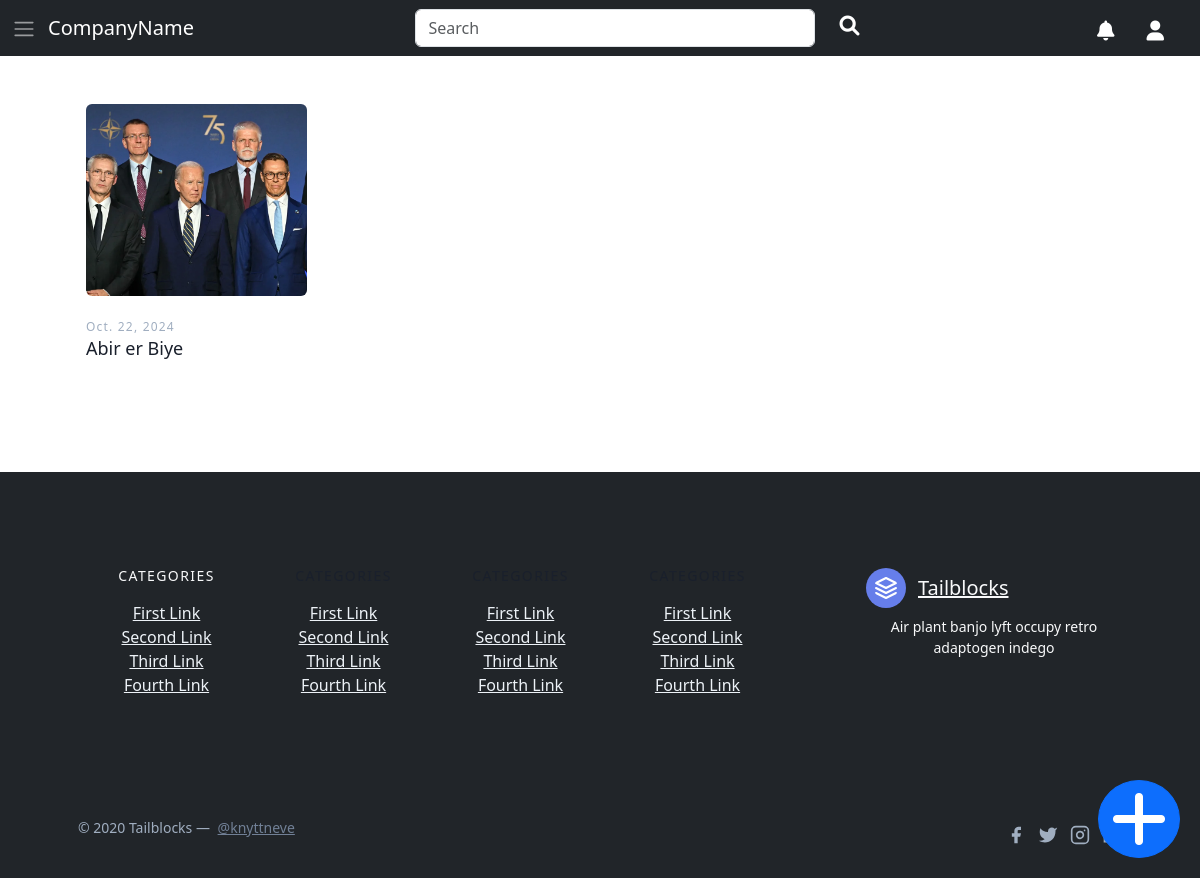
The app's page /myEvents (signed in), older data.
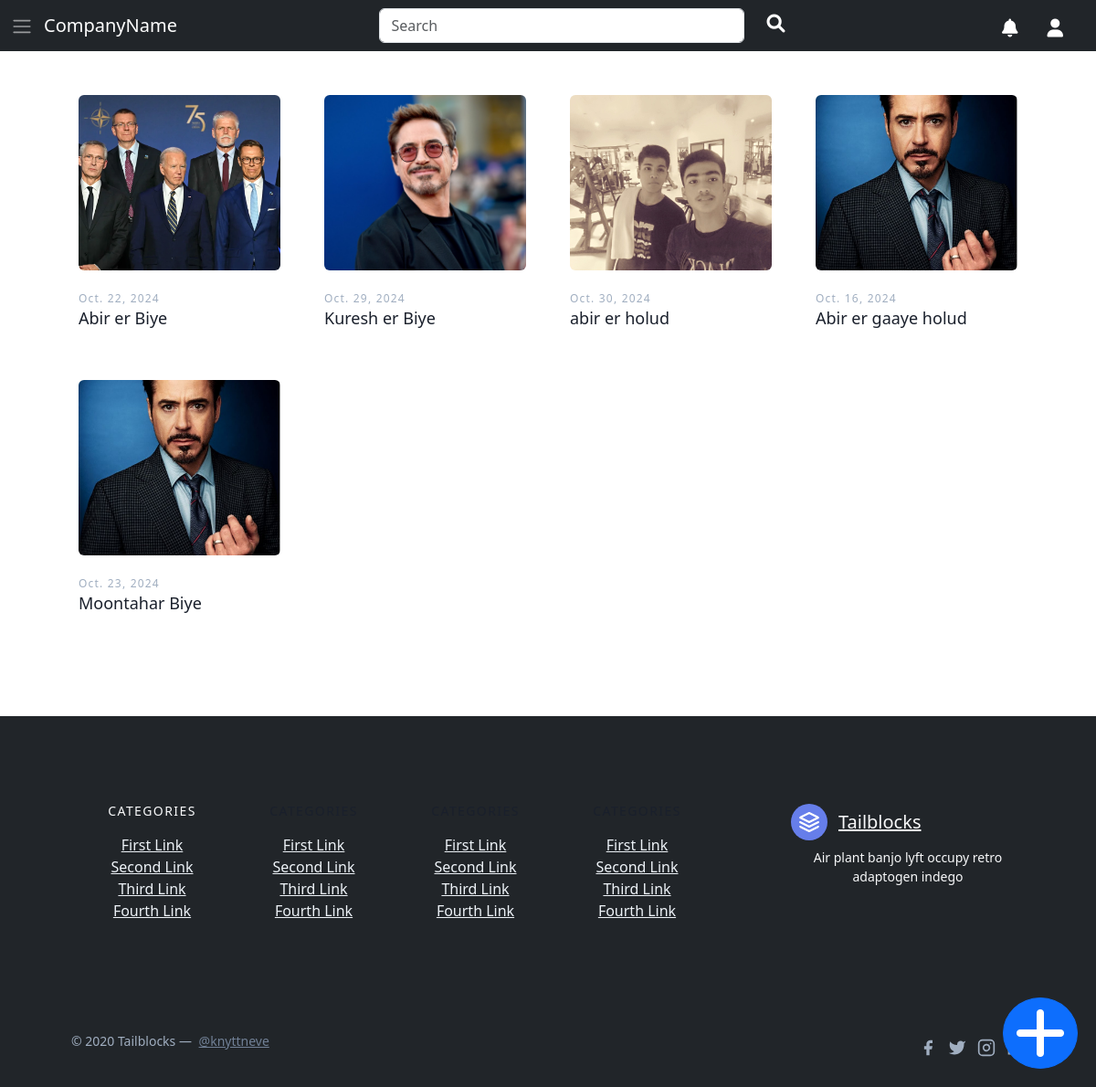
The same page, newer data.
### home/models.py (models this page shows, shortened)
class PicsRelation(models.Model):
    event = models.ForeignKey(Event, related_name='pictures', default="", on_delete=models.CASCADE)  # Link multiple images to one event
    image = models.ImageField(upload_to='images/eventPictures', default="")
    date = models.DateTimeField(auto_now_add=True)

class Event(models.Model):
    name = models.CharField(max_length=1000, default="")
    description = models.CharField(max_length=1000, default="")
    host = models.ForeignKey(settings.AUTH_USER_MODEL, on_delete=models.CASCADE, related_name='hosted_events', default="")
    guest = models.ManyToManyField(settings.AUTH_USER_MODEL, related_name='guest_events')
    event_date = models.DateField()

### home/views.py (the view)
# urls.py: path('myEvents', views.myEvents, name='events'),
def myEvents(request):
    if request.user.is_authenticated:
        users = User.objects.all()  # Removed the instantiation
        events = Event.objects.filter(host=request.user)
        arrPics = []
        for event in events:
            try:
                arrPics.append(PicsRelation.objects.filter(event=event)[0])
            except:
                pass
        return render(request, 'events.html', {'events': events, 'users': users, 'pics':arrPics})
    else:
        return redirect("/")

### home/templates/events.html (shortened to what this page needs)
{%  extends 'layout.html' %}
{% block body %}
<section class="text-gray-600 body-font">
    <div class="container px-5 py-24 mx-auto">
      <div class="flex flex-wrap -m-4">
        {% for event in events %}
        <div class="lg:w-1/4 md:w-1/2 p-4 w-full">
          <a class="block relative h-48 rounded overflow-hidden" href="/myEvents/{{event.id}}">
            {% with pic_found=False %}
            {% for pic in pics %}
              {% if pic.event == event %}
              <img alt="ecommerce" class="object-cover object-center w-full h-full block" src="/media/{{pic.image}}">
              {% endif %}
            {% endfor %}
            {% endwith %}
          </a>
          <div class="mt-4">
            <h3 class="text-gray-500 text-xs tracking-widest title-font mb-1">{{event.event_date}}</h3>
            <a class="text-decoration-none" href="/myEvents/{{event.id}}"><h2 class="text-gray-900 title-font text-lg font-medium">{{event.name}}</h2></a>
          </div>
        </div>
        {% endfor %}
      </div>
    </div>
  </section>
{% endblock %}

### accounts/templates/layout.html (shortened to what this page needs)
<!DOCTYPE html>
<html lang="en">
<head>
  <link href="https://unpkg.com/tailwindcss@^1.0/dist/tailwind.min.css" rel="stylesheet" />
  <link href="https://cdn.jsdelivr.net/npm/bootstrap@5.3.3/dist/css/bootstrap.min.css" rel="stylesheet"
>
<link rel="stylesheet" href="https://cdnjs.cloudflare.com/ajax/libs/font-awesome/6.0.0-beta3/css/all.min.css">
<link href="https://cdn.jsdelivr.net/npm/dropzone@5.9.2/dist/dropzone.css" rel="stylesheet" />
</head>
<body>
  <nav class="navbar navbar-expand-lg navbar-dark bg-dark fixed-top">
    <div class="container-fluid">
      <button class="" type="button" onclick="openNav()">
        <span class="navbar-toggler-icon"></span>
      </button>
      <a class="navbar-brand ml-3" href="#">CompanyName</a>
      <div class="collapse navbar-collapse" id="navbarSupportedContent">
        <form class="me-auto d-flex mx-auto mb-2 mb-lg-0" role="search">
          <input class="form-control me-2" type="search" placeholder="Search" aria-label="Search" style="width: 400px;">
          <a  class="mx-3 text-white" aria-current="page" ><i class="fas fa-lg fa-search mt-3"></i></a>
        </form>
        <ul class="navbar-nav me-2 d-flex">
          <li class="nav-item">
            <a class="mx-3 text-white" aria-current="page"><i class="fas fa-lg fa-bell mt-3"></i></a>
          </li>
          <li class="nav-item">
            <a  class="mx-3 text-white" aria-current="page" ><i class="fas fa-lg fa-user mt-3"></i></a>
          </li>
        </ul>
      </div>
    </div>
  </nav>
  {% block body %} {% endblock %}
  <button href="#" class="btn btn-primary sticky-btn"  data-bs-toggle="modal" data-bs-target="#createEventModal"><i class="fas fa-4x fa-plus"></i></button>
  <footer class="text-gray-600 bg-dark body-font">
    <div
      class="container px-5 py-24 mx-auto flex md:items-center lg:items-start md:flex-row md:flex-nowrap flex-wrap flex-col">
      <div class="w-64 flex-shrink-0 md:mx-0 mx-auto text-center md:text-left md:mt-0 mt-10">
        <a class="flex title-font font-medium items-center md:justify-start justify-center  text-light">
          <svg xmlns="http://www.w3.org/2000/svg" fill="none" stroke="currentColor" stroke-linecap="round"
            stroke-linejoin="round" stroke-width="2" class="w-10 h-10 text-white p-2 bg-indigo-500 rounded-full"
            viewBox="0 0 24 24">
            <path d="M12 2L2 7l10 5 10-5-10-5zM2 17l10 5 10-5M2 12l10 5 10-5"></path>
          </svg>
          <span class="ml-3 text-xl">Tailblocks</span>
        </a>
        <p class="mt-2 text-sm  text-light">Air plant banjo lyft occupy retro adaptogen indego</p>
      </div>
      <div class="flex-grow flex flex-wrap md:pr-20 -mb-10 md:text-left text-center order-first">
        <div class="lg:w-1/4 md:w-1/2 w-full px-4">
          <h2 class="title-font font-medium  text-light tracking-widest text-sm mb-3">CATEGORIES</h2>
          <nav class="list-none mb-10">
            <li>
              <a class="text-gray-200 hover:text-gray-100">First Link</a>
            </li>
            <li>
              <a class="text-gray-200 hover:text-gray-100">Second Link</a>
            </li>
            <li>
              <a class="text-gray-200 hover:text-gray-100">Third Link</a>
            </li>
            <li>
              <a class="text-gray-200 hover:text-gray-100">Fourth Link</a>
            </li>
          </nav>
        </div>
        <div class="lg:w-1/4 md:w-1/2 w-full px-4">
          <h2 class="title-font font-medium text-gray-900 tracking-widest text-sm mb-3">CATEGORIES</h2>
          <nav class="list-none mb-10">
            <li>
              <a class="text-gray-200 hover:text-gray-100">First Link</a>
            </li>
            <li>
              <a class="text-gray-200 hover:text-gray-100">Second Link</a>
            </li>
            <li>
              <a class="text-gray-200 hover:text-gray-100">Third Link</a>
            </li>
            <li>
              <a class="text-gray-200 hover:text-gray-100">Fourth Link</a>
            </li>
          </nav>
        </div>
        <div class="lg:w-1/4 md:w-1/2 w-full px-4">
          <h2 class="title-font font-medium text-gray-900 tracking-widest text-sm mb-3">CATEGORIES</h2>
          <nav class="list-none mb-10">
            <li>
              <a class="text-gray-200 hover:text-gray-100">First Link</a>
            </li>
            <li>
              <a class="text-gray-200 hover:text-gray-100">Second Link</a>
            </li>
            <li>
              <a class="text-gray-200 hover:text-gray-100">Third Link</a>
            </li>
            <li>
              <a class="text-gray-200 hover:text-gray-100">Fourth Link</a>
            </li>
          </nav>
        </div>
        <div class="lg:w-1/4 md:w-1/2 w-full px-4">
          <h2 class="title-font font-medium text-gray-900 tracking-widest text-sm mb-3">CATEGORIES</h2>
          <nav class="list-none mb-10">
            <li>
              <a class="text-gray-200 hover:text-gray-100">First Link</a>
            </li>
            <li>
              <a class="text-gray-200 hover:text-gray-100">Second Link</a>
            </li>
            <li>
              <a class="text-gray-200 hover:text-gray-100">Third Link</a>
            </li>
            <li>
              <a class="text-gray-200 hover:text-gray-100">Fourth Link</a>
            </li>
          </nav>
        </div>
      </div>
    </div>
    <div class="bg-dark">
      <div class="container mx-auto py-4 px-5 flex flex-wrap flex-col sm:flex-row">
        <p class="text-gray-500 text-sm text-center sm:text-left">© 2020 Tailblocks —
          <a href="https://twitter.com/knyttneve" rel="noopener noreferrer" class="text-gray-600 ml-1"
            target="_blank">@knyttneve</a>
        </p>
        <span class="inline-flex sm:ml-auto sm:mt-0 mt-2 justify-center sm:justify-start">
          <a class="text-gray-500">
            <svg fill="currentColor" stroke-linecap="round" stroke-linejoin="round" stroke-width="2" class="w-5 h-5"
              viewBox="0 0 24 24">
              <path d="M18 2h-3a5 5 0 00-5 5v3H7v4h3v8h4v-8h3l1-4h-4V7a1 1 0 011-1h3z"></path>
            </svg>
          </a>
          <a class="ml-3 text-gray-500">
            <svg fill="currentColor" stroke-linecap="round" stroke-linejoin="round" stroke-width="2" class="w-5 h-5"
              viewBox="0 0 24 24">
              <path
                d="M23 3a10.9 10.9 0 01-3.14 1.53 4.48 4.48 0 00-7.86 3v1A10.66 10.66 0 013 4s-4 9 5 13a11.64 11.64 0 01-7 2c9 5 20 0 20-11.5a4.5 4.5 0 00-.08-.83A7.72 7.72 0 0023 3z">
              </path>
            </svg>
          </a>
          <a class="ml-3 text-gray-500">
            <svg fill="none" stroke="currentColor" stroke-linecap="round" stroke-linejoin="round" stroke-width="2"
              class="w-5 h-5" viewBox="0 0 24 24">
              <rect width="20" height="20" x="2" y="2" rx="5" ry="5"></rect>
              <path d="M16 11.37A4 4 0 1112.63 8 4 4 0 0116 11.37zm1.5-4.87h.01"></path>
            </svg>
          </a>
          <a class="ml-3 text-gray-500">
          </a>
        </span>
      </div>
    </div>
  </footer>
</body>
</html>

### accounts/templates/layout.html (style rules this page uses)
.sticky-btn { position: fixed; bottom: 20px; right: 20px; z-index: 9999; border-radius: 100%; }
body, html { height: 100%; }

Row changes from the older to the newer data that the page shows:
added Event: event_date "Oct. 29, 2024", name "Kuresh er Biye"
added PicsRelation: image (picture), shown under "Oct. 29, 2024"
added Event: event_date "Oct. 30, 2024", name "abir er holud"
added PicsRelation: image (picture), shown under "Oct. 30, 2024"
added Event: event_date "Oct. 16, 2024", name "Abir er gaaye holud"
added PicsRelation: image (picture), shown under "Oct. 16, 2024"
added Event: event_date "Oct. 23, 2024", name "Moontahar Biye"
added PicsRelation: image (picture), shown under "Oct. 23, 2024"
